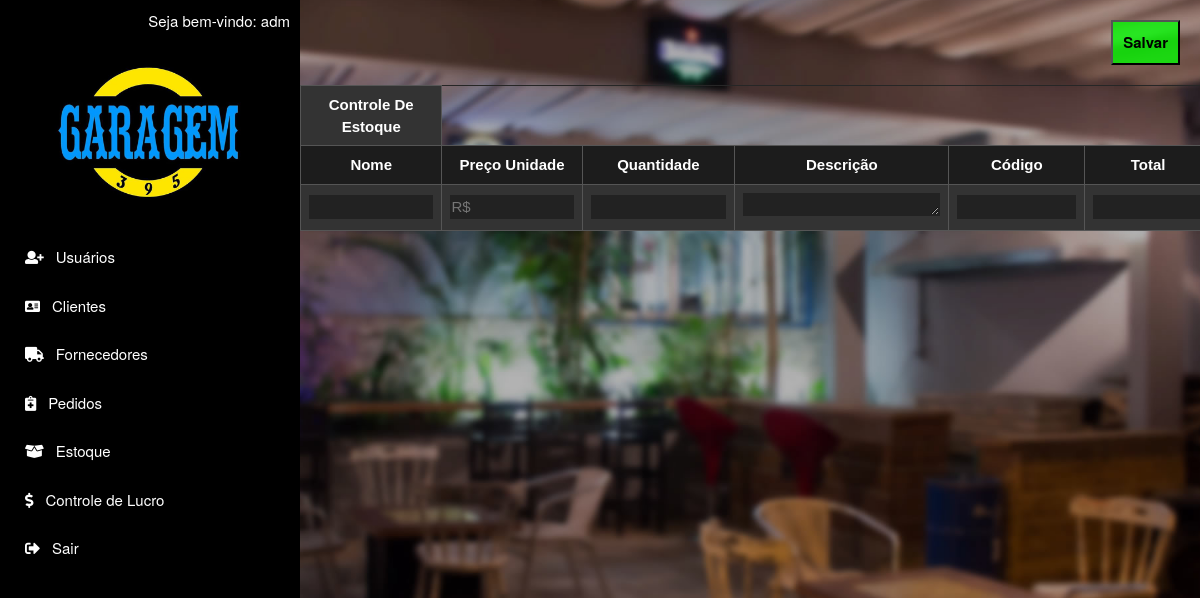
/app/view/estoque.php (signed in), run on an earlier commit of the app's database.
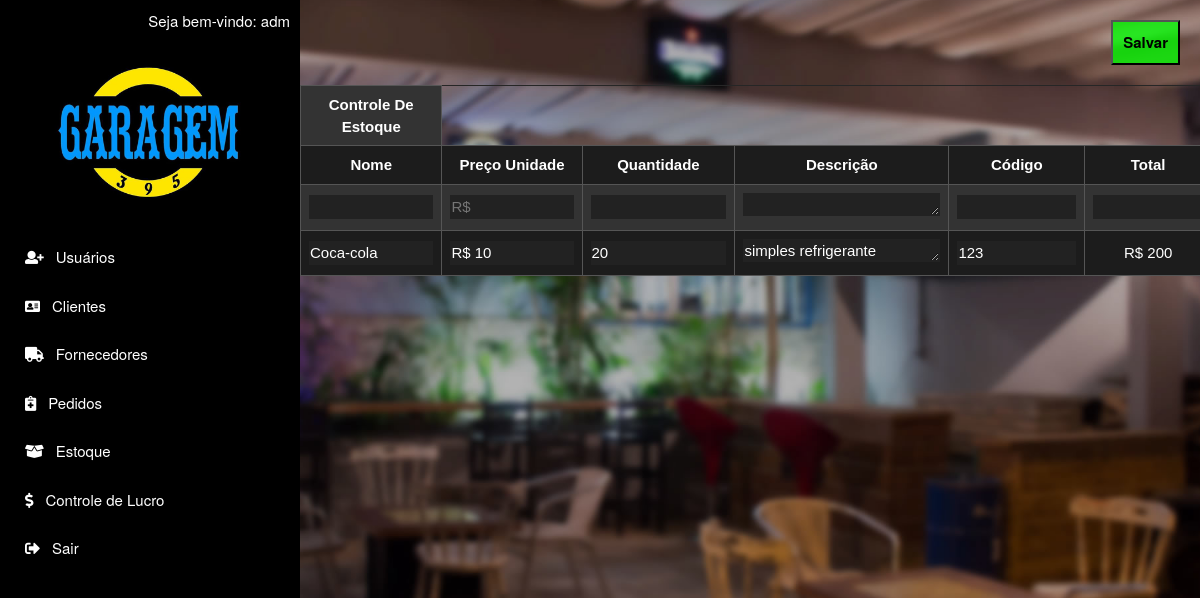
And on a later commit of the database.
### tables this page shows
CREATE TABLE `funcionario` (
  `cpf` varchar(14) NOT NULL,
  `nome` varchar(15) NOT NULL,
  `sobrenome` varchar(15) NOT NULL,
  `senha` varchar(20) NOT NULL,
  `email` varchar(40) NOT NULL,
  `tipo` tinyint(1) NOT NULL
);

CREATE TABLE `produto` (
  `codigo` int(11) NOT NULL,
  `nome` varchar(20) NOT NULL,
  `preco_unid` varchar(8) NOT NULL,
  `qtd` int(11) NOT NULL,
  `descricao` varchar(40) NOT NULL
);

### app/view/estoque.php (the view, shortened to what this page needs)
<!DOCTYPE html>
<html lang="pt-br">
  <head>
    <?php
  include "menu.php";
  include "../model/conexao.php";
  $sql = "SELECT * FROM produto";
  $retorno = mysqli_query($conexao, $sql) or die ('Erro');
    ?>
  </head>
  <body id="top" data-spy="scroll">
    <form name="EstoqueForm" method="POST" id="formularioEstoque" action="../controller/SalvaEstoque.php">
      <div class="AddProd">
        <input type="submit" class="button btn-salvar" value="Salvar"/>
      </div>
      <table class="TabelaEstoque" id="tabela-estoque">
        <tr>
          <th>Controle De Estoque</th>
        </tr>
        <tr>
          <th>Nome</th>
          <th>Preço Unidade</th>
          <th>Quantidade</th>
          <th>Descrição</th>
          <th>Código</th>
          <th>Total</th>
        </tr>
        <tr id="linhaParaClonar">
          <td><input type="text" name="NomeProd"></td>
          <td><input type="text" class="js-mask-money" name="PrecoProd" placeholder="R$"></td>
          <td><input type="number" name="QTDProd"></td>
          <td><textarea id="DescProd" name="DescricProd" rows="1"></textarea></td>
          <td><input type="number" name="CodProd"></td>
          <td><input type="number" readonly="" name="Total"></td>
        </tr>
          <?php
          while ($registro = mysqli_fetch_array($retorno)){
            $codigo = $registro['codigo'];
            $nome = $registro['nome'];
            $preco_unid = $registro['preco_unid'];
            $qtd = $registro['qtd'];
            $descricao = $registro['descricao'];
            $soma = $preco_unid * $qtd;
            echo '<td><input type="text" readonly value='. $nome .'></td>';
            echo '<td><input type="text" readonly class="js-mask-money" placeholder="R$" value="R$ '. $preco_unid .'"></td>';
            echo '<td><input type="number" readonly value='. $qtd .'></td>';
            echo '<td><textarea id="DescProd" readonly rows="1">'.$descricao.'</textarea></td>';
            echo '<td><input type="number" readonly value='. $codigo .'></td>';
            echo '<td><span>R$ '.$soma.'</span></td>';
          }
          echo "</table>";
          ?>
    </form>
  </body>
</html>

### app/view/menu.php (shortened to what this page needs)
<!DOCTYPE html>
<html>
<head>
  <link rel="stylesheet" href="../assets/css/flexslider.css">
  <link rel="stylesheet" href="../assets/css/bootstrap.min.css">
  <link rel="stylesheet" href="../assets/css/font-awesome.min.css">
  <link rel="stylesheet" href="../assets/css/style.css">
  <link rel="stylesheet" href="../assets/css/font-awesome/css/fontawesome-all.min.css">
</head>
  <body id="top" data-spy="scroll">
	<header id="home" class="hidden-xs">
	  <div class="vertical-menu">
		  <div class="welcome-username">
		  <?php
			include "../model/conexao.php";
			include "../controller/WelcomeUser.php";
		  ?>
		  </div>
		<img class="logo-menu" src="../assets/images/logo.png">
	  <?php
			include '../controller/MenuRestrito.php';
	  ?>
	  </div>
	</header>
	  <?php
		include "../model/conexao.php";
		include "../controller/WelcomeUser.php";
	  ?>
	  <?php
			include '../controller/MenuRestrito.php';
	  ?>
  </body>
</html>

### app/controller/WelcomeUser.php
<?php
include "../model/conexao.php";
$email = $_SESSION['EmailUsuario'];
$dados = mysqli_query($conexao, "SELECT * FROM funcionario WHERE email = '$email'");
$funcionario = mysqli_fetch_array($dados);
echo 'Seja bem-vindo: '.$funcionario['nome'];
?>

### app/controller/MenuRestrito.php (shortened to what this page needs)
<?php
if ($funcionario['tipo'] == 1) {
echo '<a href="cadastro_usuario.php" class="btnMenu"><i class="fas fa-user-plus menu-icons"></i>Usuários</a>';
echo '<a href="cadastro_cliente.php" class="btnMenu"><i class="fas fa-address-card menu-icons"></i>Clientes</a>';
echo '<a href="cadastro_fornecedor.php" class="btnMenu"><i class="fas fa-truck menu-icons"></i>Fornecedores</a>';
echo '<a href="pedidos.php" class="btnMenu"><i class="fas fa-notes-medical menu-icons"></i></i>Pedidos</a>';
echo '<a href="estoque.php" class="btnMenu"><i class="fas fa-box-open menu-icons"></i>Estoque</a>';
echo '<a href="lucro.php" class="btnMenu"><i class="fas fa-dollar-sign menu-icons"></i>Controle de Lucro</a>';
echo '<a href="../controller/logout.php" class="btnMenu"><i class="fas fa-sign-out-alt menu-icons"></i>Sair</a>';
}
?>

### app/assets/css/style.css (style rules this page uses)
body { height:100% !important; font-size: 15px; font-size: normal; font-smooth: always; -webkit-font-smoothing: antialiased; -moz-font-smoothing: antialiased; background-repeat: no-repeat; background-position: center; background-attachment:fixed; background-size:113%; background-image: url("../images/fundo.jpg"); }
html, header { height:100% !important; }
input[type=number] { -moz-appearance:textfield; }
header { float: left; position: fixed; }
a { text-decoration: none; -moz-transition: all linear .3s; -webkit-transition: all linear .3s; -o-transition: all linear .3s; transition: all linear .3s; }
.logo-menu { width: 200px; margin-left: 40px; }
.vertical-menu { width: 300px; height: 100%; background: black; padding: 10px; }
.welcome-username { float: right; color: white; }
.vertical-menu a { background-color: black; color: white; display: block; padding: 12px; border-radius: 5px; text-decoration: none; margin: 3px; }
.menu-icons { margin-right: 12px; }
form,input,select,textarea { margin:0; padding:0px; color:#ffffff; }
.TabelaEstoque { font-family: arial, sans-serif; border-collapse: collapse; width: 76%; position: relative; margin-left: 300px; border: 1px solid #262626; border-radius: 15px; }
.TabelaEstoque td, th { border: 1px solid #555; text-align: center; padding: 8px; }
.TabelaEstoque th { color: white; }
.TabelaEstoque tr:nth-child(even) { background-color: #1c1c1c; }
.TabelaEstoque tr { background-color: #333; }
.TabelaEstoque td input { background: #222222; border: 1px solid #222222; width: 100%; }
.TabelaEstoque td textarea { background: #222222; border: 1px solid #222222; }
.AddProd { text-align: right; position: relative; }
.AddProd .btn-salvar { margin: 20px; padding: 10px; color: black; background: #00ff00c2; font-weight: 600; }

What changed in the data, as far as the page shows it:
added produto: nome "Coca-cola", preco_unid "R$ 10", qtd "20", descricao "simples refrigerante", codigo "123", soma "200"
